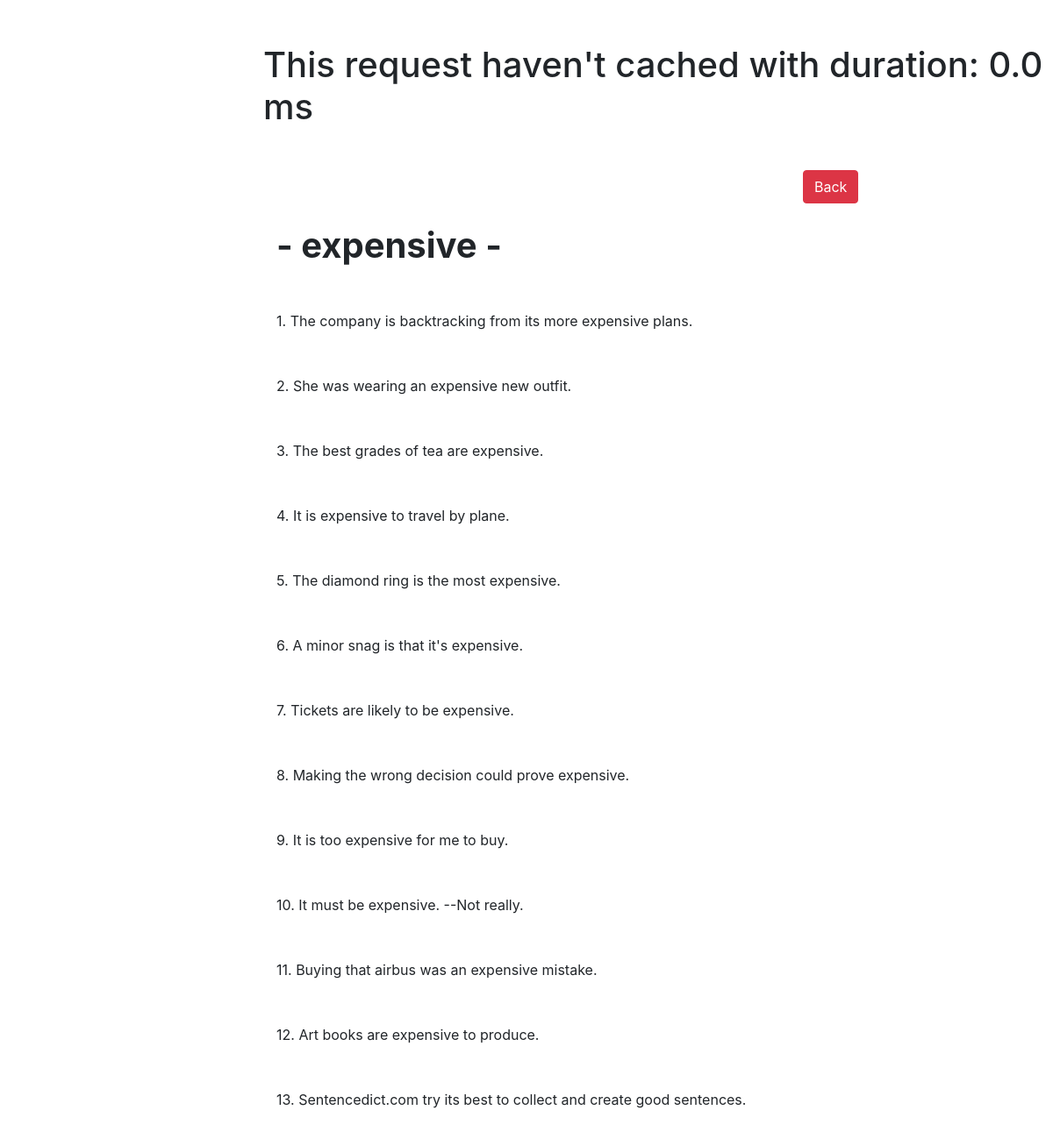
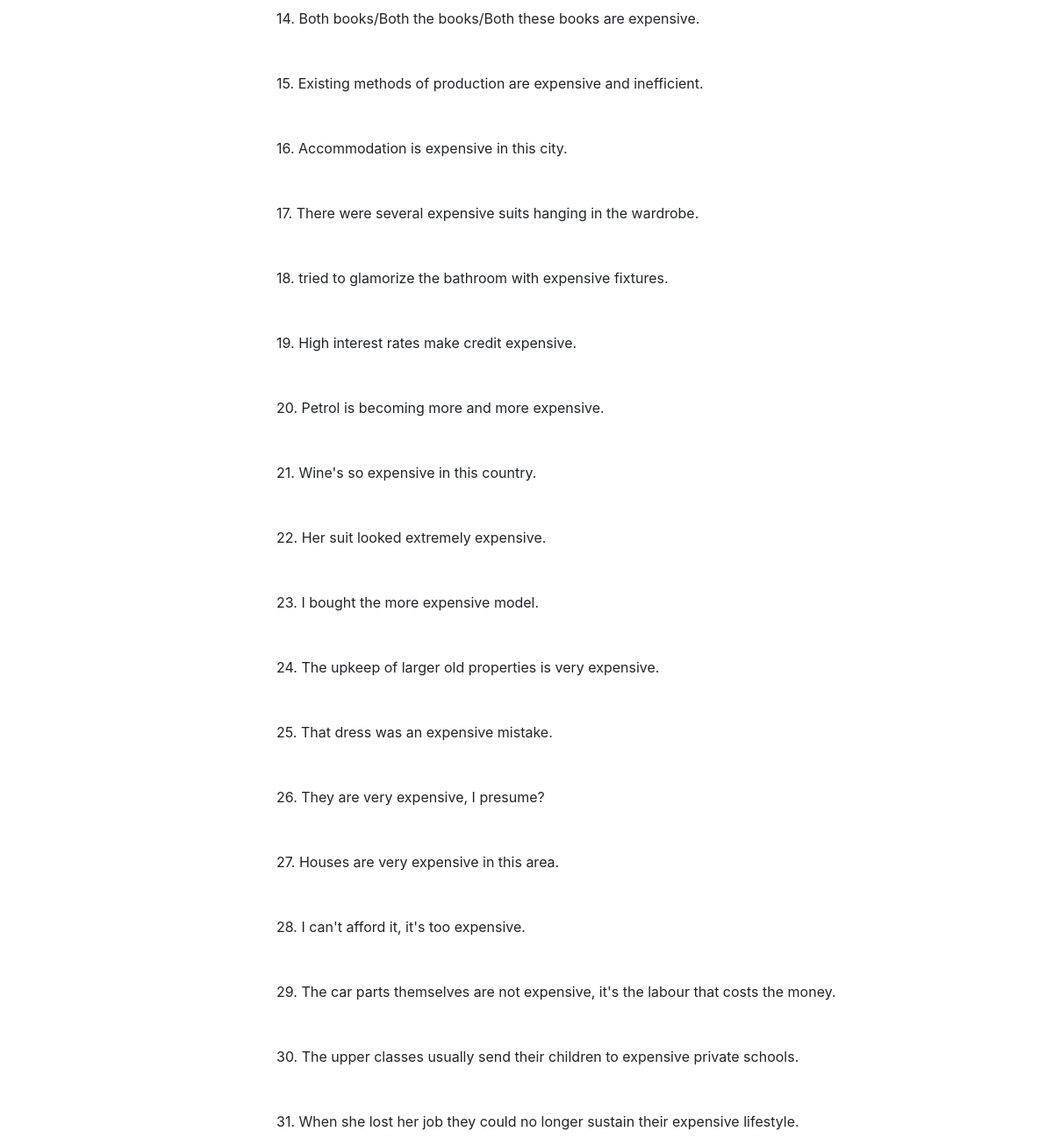
/word/show/1, run on the app's committed database (2 pictures, top to bottom).
### word/models.py (models this page shows)
class Sentence(models.Model):
    word = models.ForeignKey(Word, on_delete=models.CASCADE)
    raw = models.CharField(max_length=200)

class Word(models.Model):
    raw = models.CharField(max_length=200)

### word/views.py (the view)
# urls.py: path('show/<int:id>',views.show),
def show(request, id):
    start = time.time()
    sentinel = object()
    isCached = cache.get(str(id), sentinel) is sentinel
    if not isCached:
        sentences = cache.get(str(id))
    else:
        sentences = Sentence.objects.filter(word_id=id)
        cache.set(str(id), sentences)
    duration = (time.time() - start) * 1000
    context = {
        'sentences': sentences,
        'duration': duration,
        'isCached': not isCached
    }
    return render(request, 'show.html', context)

### word/templates/show.html (shortened to what this page needs)
<!DOCTYPE html>
<html lang="en">
<head>
    <link rel="stylesheet" href="https://stackpath.bootstrapcdn.com/bootstrap/4.4.1/css/bootstrap.min.css">
</head>
<body>
    {% if isCached == True %}
        <h1 style="margin-left:300px; margin-top:50px">This request have been cached with duration: {{duration}} ms</h1>
    {% else %}
        <h1 style="margin-left:300px; margin-top:50px">This request haven't cached with duration: {{duration}} ms</h1>
    {% endif %}
    <div class="container-fluid mt-5">
        <a href="/word/home" class="btn btn-danger" style="margin-left:900px">Back</a>
    <h1 class="mt-4" style="margin-left:300px; margin-top:50px"><b>- {{sentences.0.word.raw}} -</b></h1>
    {% for s in sentences %}
        <p style="margin-left:300px; margin-top:50px">{{forloop.counter}}. {{s.raw}}</p>
    {% endfor %}
    </div>
</body>
</html>

### data on the page
Sentence: word.raw "expensive", raw "The company is backtracking from its more expensive plans."
Sentence: raw "She was wearing an expensive new outfit."
Sentence: raw "The best grades of tea are expensive."
Sentence: raw "It is expensive to travel by plane."
Sentence: raw "The diamond ring is the most expensive."
Sentence: raw "A minor snag is that it's expensive."
Sentence: raw "Tickets are likely to be expensive."
Sentence: raw "Making the wrong decision could prove expensive."
Sentence: raw "It is too expensive for me to buy."
Sentence: raw "It must be expensive. --Not really."
Sentence: raw "Buying that airbus was an expensive mistake."
Sentence: raw "Art books are expensive to produce."
Sentence: raw "Sentencedict.com try its best to collect and create good sentences."
Sentence: raw "Both books/Both the books/Both these books are expensive."
Sentence: raw "Existing methods of production are expensive and inefficient."
Sentence: raw "Accommodation is expensive in this city."
Sentence: raw "There were several expensive suits hanging in the wardrobe."
Sentence: raw "tried to glamorize the bathroom with expensive fixtures."
Sentence: raw "High interest rates make credit expensive."
Sentence: raw "Petrol is becoming more and more expensive."
Sentence: raw "Wine's so expensive in this country."
Sentence: raw "Her suit looked extremely expensive."
Sentence: raw "I bought the more expensive model."
Sentence: raw "The upkeep of larger old properties is very expensive."
Sentence: raw "That dress was an expensive mistake."
Sentence: raw "They are very expensive, I presume?"
Sentence: raw "Houses are very expensive in this area."
Sentence: raw "I can't afford it, it's too expensive."
Sentence: raw "The car parts themselves are not expensive, it's the labour that costs the money."
Sentence: raw "The upper classes usually send their children to expensive private schools."
Sentence: raw "When she lost her job they could no longer sustain their expensive lifestyle."

### other printed values
{{ duration }} "0.0"
